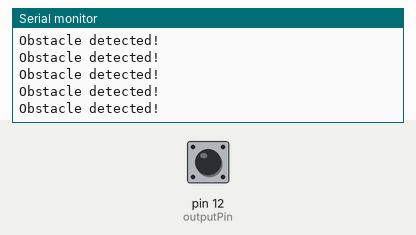
Bench run of a sketch on a simulated Arduino Uno, built with avr-gcc and run on an emulated ATmega328P. Parts: the last lines printed to the serial monitor. Inputs (shaded band) come from the test bench; at power-on: pin 12 (outputPin) LOW.

Above: at 1.2 s.
1.3 s: pin 12 (outputPin) driven HIGH
At 2.0 s:
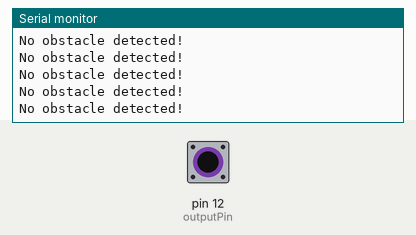
3.2 s: pin 12 (outputPin) driven LOW
At 4.2 s:
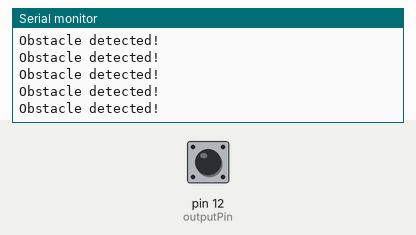
6.2 s: pin 12 (outputPin) pulsed HIGH 2 times (0.12 s each, 0.3 s apart)
9.8 s: pin 12 (outputPin) driven HIGH
At 10.4 s:
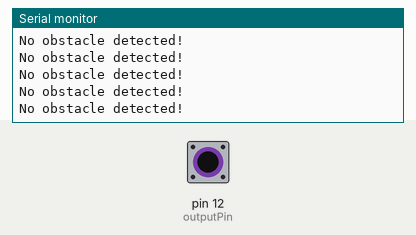
12.8 s: pin 12 (outputPin) pulsed LOW 5 times (0.12 s each, 0.3 s apart)
17.3 s: pin 12 (outputPin) driven LOW
At 18.4 s:
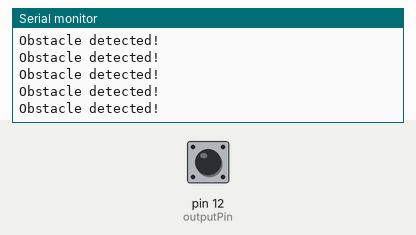

Measured:
- after the input at 1.3 s, the serial monitor: prints a new line after 0.07 s (image 1)
- after the input at 9.8 s, the serial monitor: prints a new line after 0.07 s (image 3)
- after the input at 17.3 s, the serial monitor: prints a new line after 0.07 s (image 4)

The sketch:

Sensor.ino
```cpp
const int outputPin = 12; //Define the OUT Pin

void setup() {

  pinMode(outputPin, INPUT);  //Set Output Pin Pin as INPUT

  Serial.begin(9600);

}

void loop() {

  if(digitalRead(outputPin) > 0) {     //If no obstacle is detected

    Serial.println("No obstacle detected!");

  } else {                              //Otherwise (Obstacle Detected)

    Serial.println("Obstacle detected!");

  }

}
```
